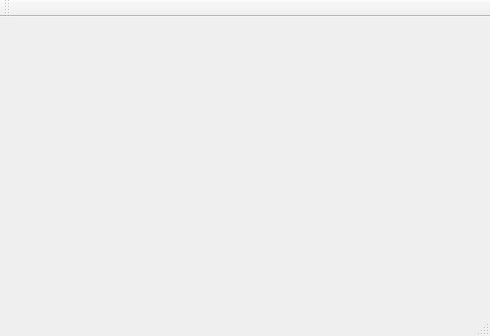
<?xml version="1.0" encoding="UTF-8"?>
<ui version="4.0">
 <class>MainWindow</class>
 <widget class="QMainWindow" name="MainWindow">
  <property name="geometry">
   <rect>
    <x>0</x>
    <y>0</y>
    <width>490</width>
    <height>336</height>
   </rect>
  </property>
  <property name="windowTitle">
   <string>MainWindow</string>
  </property>
  <widget class="QWidget" name="centralWidget">
   <layout class="QGridLayout" name="gridLayout_2">
    <item row="0" column="0">
     <widget class="QWidget" name="widget" native="true">
      <layout class="QGridLayout" name="gridLayout">
       <item row="0" column="0">
        <widget class="QEXTBreathingLight" name="qtklightpoint_1" native="true"/>
       </item>
       <item row="0" column="1">
        <widget class="QEXTBreathingLight" name="qtklightpoint_2" native="true"/>
       </item>
       <item row="0" column="2">
        <widget class="QEXTBreathingLight" name="qtklightpoint_3" native="true"/>
       </item>
       <item row="1" column="0">
        <widget class="QEXTBreathingLight" name="qtklightpoint_4" native="true"/>
       </item>
       <item row="1" column="1">
        <widget class="QEXTBreathingLight" name="qtklightpoint_5" native="true"/>
       </item>
       <item row="1" column="2">
        <widget class="QEXTBreathingLight" name="qtklightpoint_6" native="true"/>
       </item>
      </layout>
     </widget>
    </item>
   </layout>
  </widget>
  <widget class="QMenuBar" name="menuBar">
   <property name="geometry">
    <rect>
     <x>0</x>
     <y>0</y>
     <width>490</width>
     <height>23</height>
    </rect>
   </property>
  </widget>
  <widget class="QToolBar" name="mainToolBar">
   <attribute name="toolBarArea">
    <enum>TopToolBarArea</enum>
   </attribute>
   <attribute name="toolBarBreak">
    <bool>false</bool>
   </attribute>
  </widget>
  <widget class="QStatusBar" name="statusBar"/>
 </widget>
 <layoutdefault spacing="6" margin="11"/>
 <customwidgets>
  <customwidget>
   <class>QEXTBreathingLight</class>
   <extends>QWidget</extends>
   <header location="global">qextBreathingLight.h</header>
   <container>1</container>
  </customwidget>
 </customwidgets>
 <resources/>
 <connections/>
</ui>
